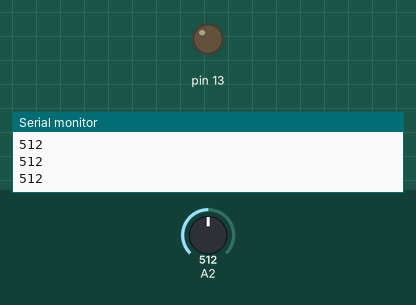
The sketch below on a simulated Arduino Uno, built with avr-gcc and run on an emulated ATmega328P. Parts: output pins drawn as LEDs (lit = HIGH), the last lines printed to the serial monitor. The inputs (shaded band) are chosen by the test bench; at power-on: A2 = 512.

Above: at 1.2 s.
1.3 s: A2 set to 991
2.8 s: A2 set to 1007
At 3.2 s:
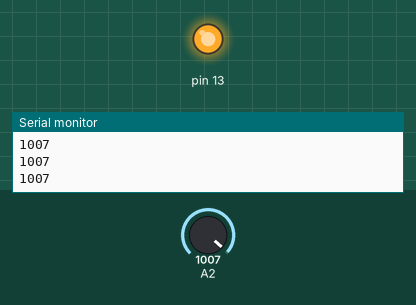
4.4 s: A2 set to 990
At 5.7 s:
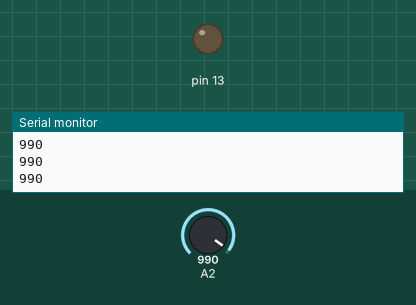
6.0 s: A2 set to 1010
At 7.3 s:
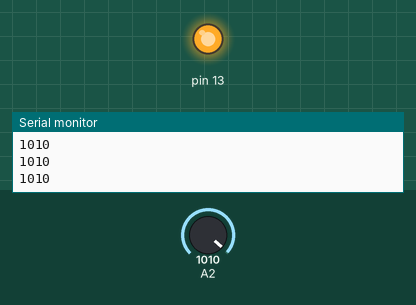
Timing chart, 0 to 8.6 s (numbered marks = the images above; inputs shaded):
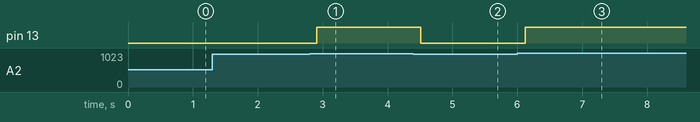

Measured:
- the behaviour switches between 1000 and 1001 on A2 (found by bisection; images 0 and 1)
- after the input at 2.8 s, pin 13: LOW → HIGH after 0.11 s
- after the input at 4.4 s, pin 13: HIGH → LOW after 0.11 s
- after the input at 6.0 s, pin 13: LOW → HIGH after 0.12 s

The sketch:

switch-test.ino
```cpp
/*
Adapted from:
   DIGF 6037 Creation & Computation
   Kate Hartman & Nick Puckett
   Experiment 3 - Lab 2
   Arduino to Processing - sending value for (3) analog values
   Circuit:
   (3) analog sensors connected to pins A0, A1, A2
*/


int sensor1val;


void setup() {
  //start serial connection
  Serial.begin(9600);
  pinMode(13, OUTPUT);
}

void loop() {

  // read the sensor value
  sensor1val = analogRead(2);
  // print out the sensor value and add a line break
  Serial.println(sensor1val);

  delay(100); // the delay is necessary for the serial communication

  if(sensor1val > 1000)
  {
    digitalWrite(13, HIGH);
  }
  else
  {
    digitalWrite(13, LOW);
  }


}
```
